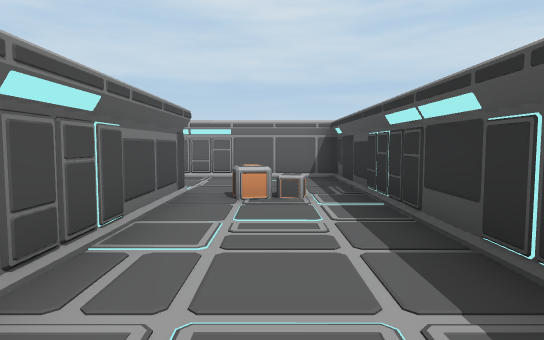
[1] (above)

23 first-person views from a walk through a scene from a Unity 3-D project. The camera is 1.5 m above the floor, tilts 4° down and sees 75° across. Doors are open. The floor is counted in squares, 2 m on a side. Each view is taken from the middle of a square. On the plan, view 1 faces up. The plan holds only what a view shows up to about 11 squares ahead; the rest is blank. The player character is not drawn.

[2]
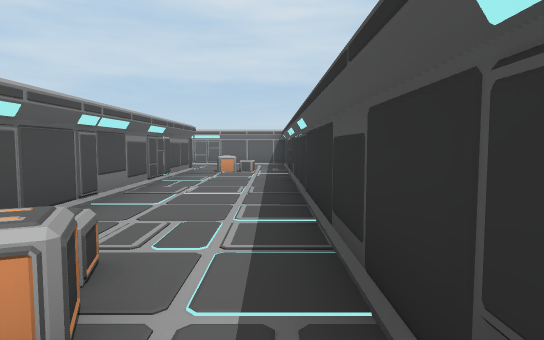

[3]
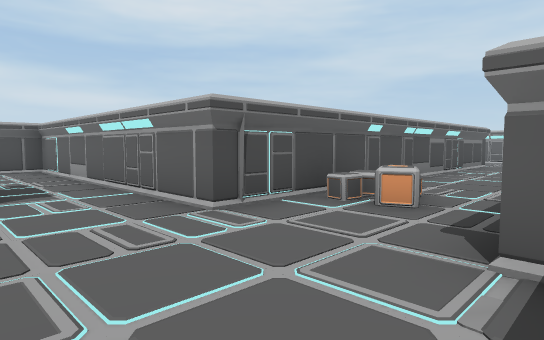

[4]
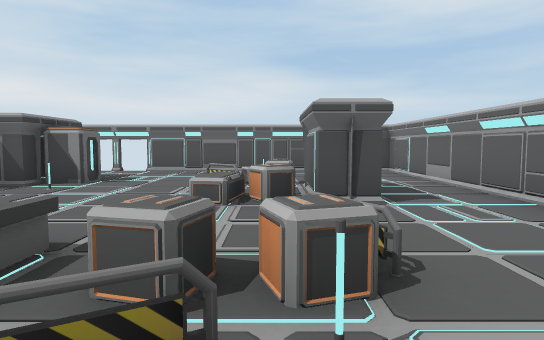

[5]
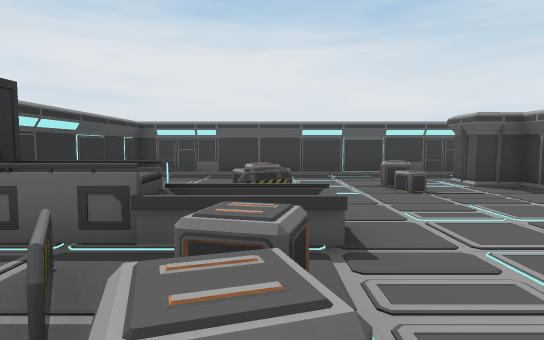

[6]
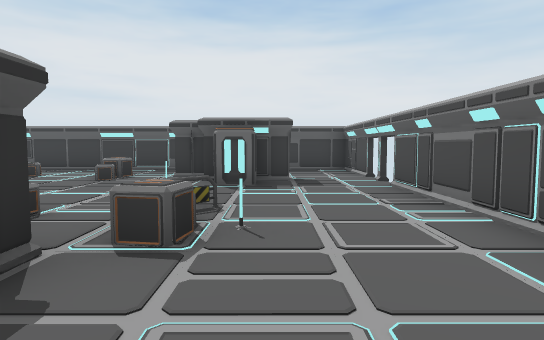

[7]
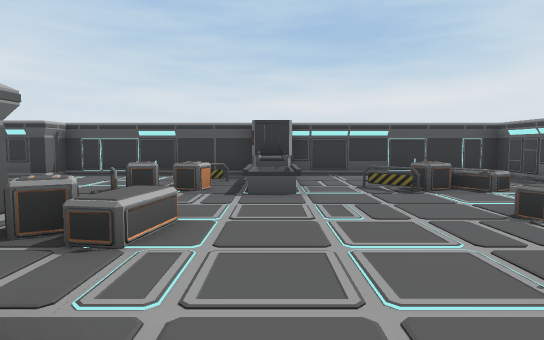

[8]
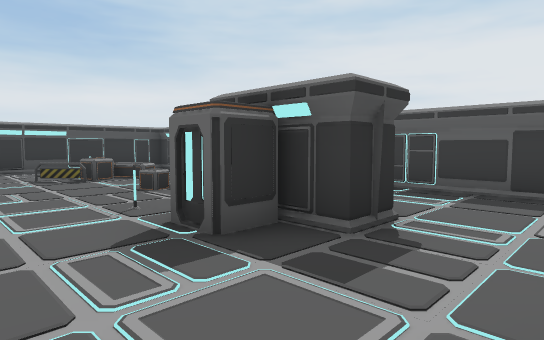

[9]
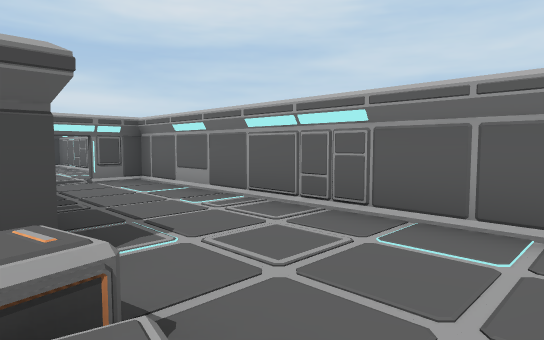

[10]
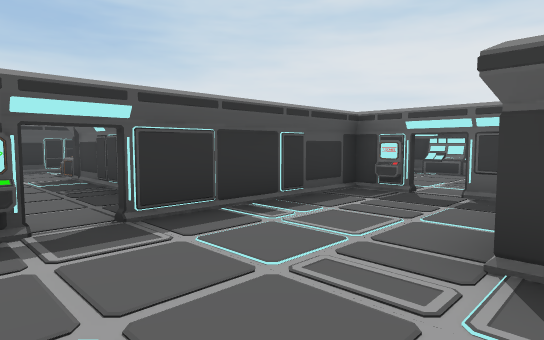

[11]
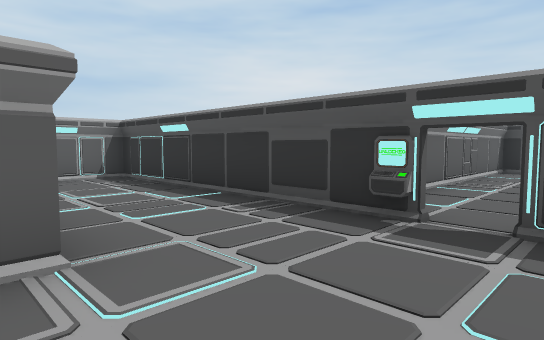

[12]
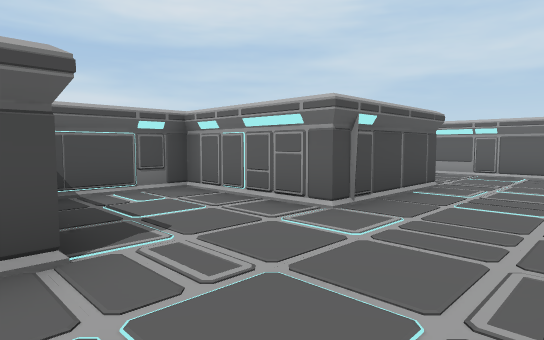

[13]
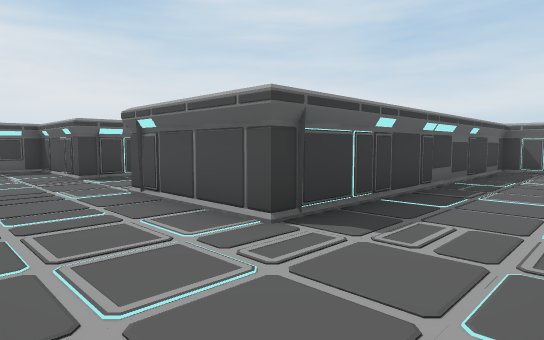

[14]
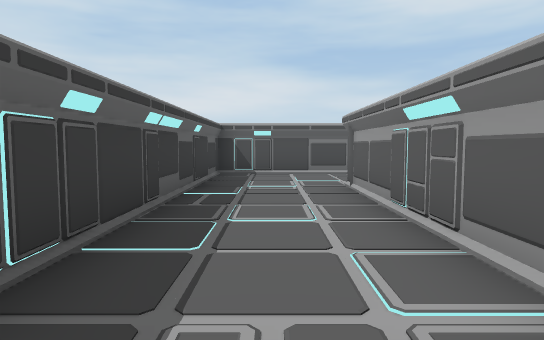

[15]
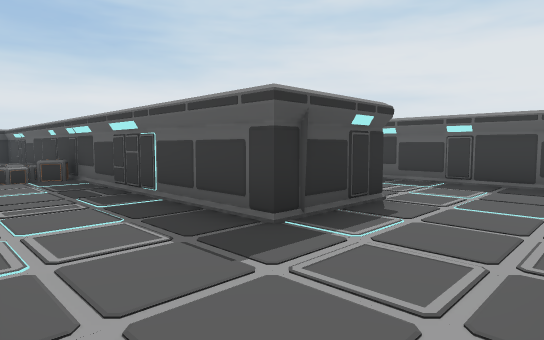

[16]
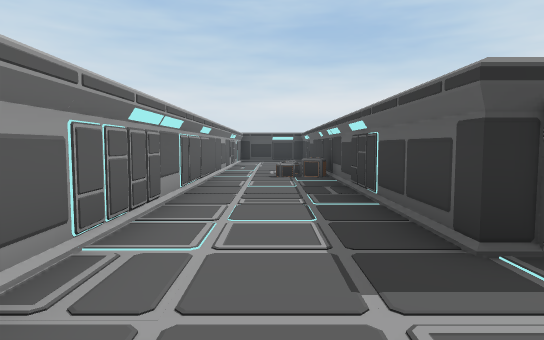

[17]
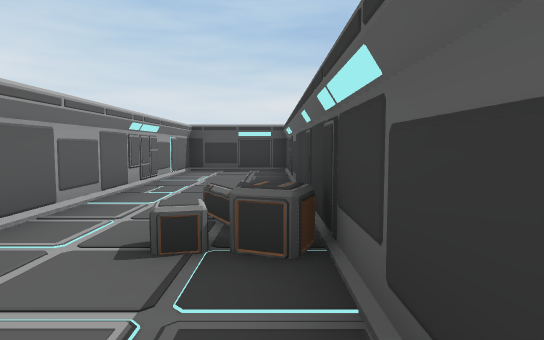

[18]
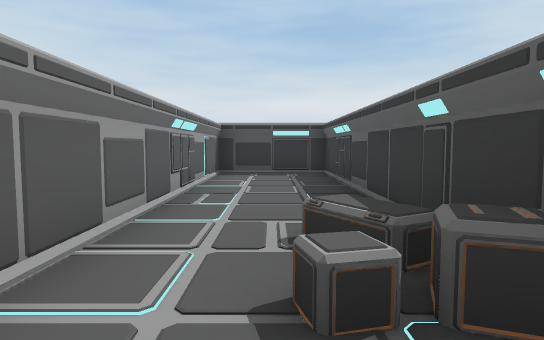

[19]
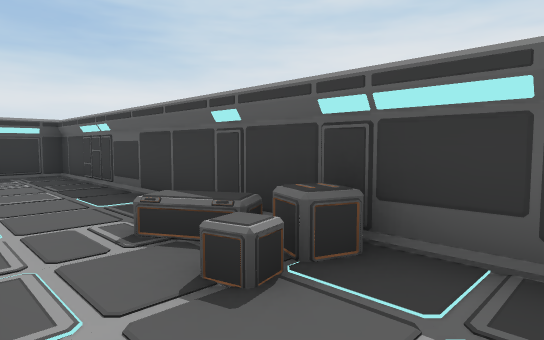

[20]
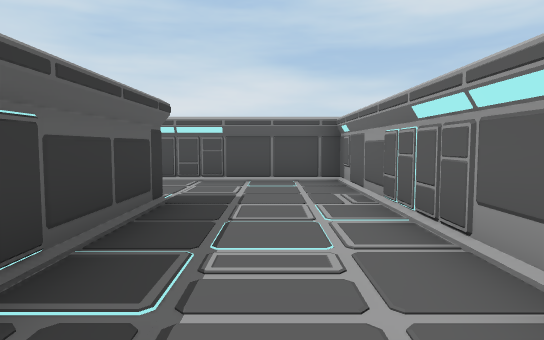

[21]
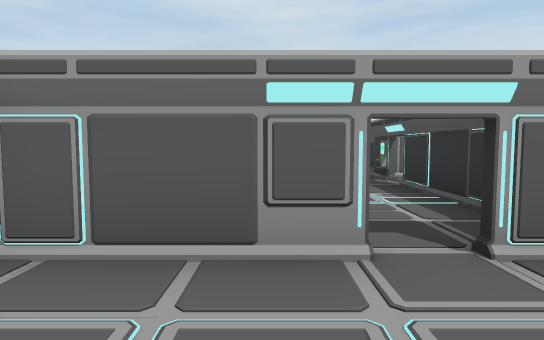

[22]
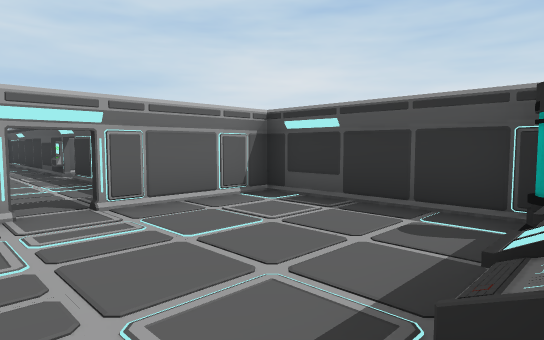

[23]
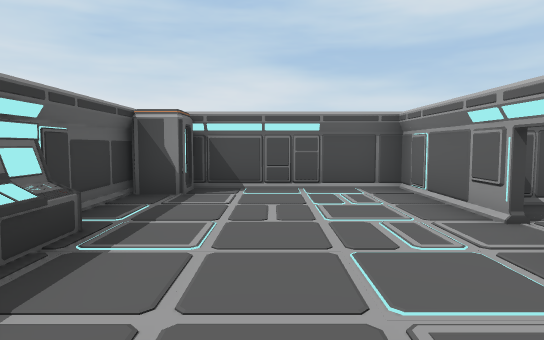

### Floor plan
Points are (right, up) in squares from view 1. A wall is a line through its corners. A room is listed if a view was taken in it or the views show most of it. See-through windows are left out.
Room 1 (views 1, 2, 3, 4, 5, 6, 7, 8, 9)
walls: (-1.4, -4.5) (-1.4, -5.6) (-9.3, -5.6) (-9.3, -12.6); (-3.5, -7.5) (-3.5, -8.4) (-4.9, -8.4); (-5.3, -8.5) (-5.3, -8); (-7.3, -14.5) (-7.3, -13.6) (-5.5, -13.6) (-5.5, -14.4) (-4.7, -14.4) (-4.7, -15.2); (-4.6, -16.9) (2.3, -16.9) (2.3, -5.6) (1.5, -5.6) (1.5, 8.4) (-6.4, 8.4) (-6.4, 7.4); (0.4, -17.1) (0.9, -16.7); (-3.9, 5.6) (-1.4, 5.6) (-1.4, -2.6)
ways out: open door at (-6.5, 7) to room 2; opening at (-8, -14) to room 4; opening at (-4, -16) to room 4; open door at (-9, -13.5) to room 4
objects: other object (-7, -9); other object (-6, -13); other object (-6, -10); other object (-6, -9); other object (-5, -13); other object (-4, -10); other object (-4, -9); other object (-3, -14); other object (-2, -9); other object (-1, -14); other object (-1, -13); other object (-1, -11) to (2, -11); other object (-1, -10); other object (-1, -9); other object (-1, -4); other object (-1, -3); other object (0, -10); other object (0, -9); other object (0, -4) to (0, -3); other object (0, 5); other object (1, -14)
Room 2 (views 10, 11, 12, 13, 14, 15, 16, 17, 18, 19, 20)
walls: (-6.6, 7.4) (-6.6, 14.4) (-15.6, 14.4) (-15.6, 16.6) (-1.6, 16.6) (-1.6, 19.4) (-18.4, 19.4) (-18.4, 11.6) (-9.3, 11.6) (-9.3, 8.4) (-12.5, 8.4) (-12.5, 6.3); (-10.6, 5.6) (-9.5, 5.6) (-9.5, 2.4) (-8.2, 2.4); (-9.3, 5.3) (-9.3, 4.3); (-9.3, 3.4) (-9.3, 2.9); (-7.6, 2.4) (-6.6, 2.4) (-6.6, 6.6)
ways out: open door at (-6.5, 7) to room 1; open door at (-8, 2) to room 3
objects: other object (-9, 17); other object (-9, 18); other object (-8, 17)
Room 3 (views 21, 22, 23)
walls: (-8, -2) (-6.2, -1.8); (-8, -2) (-6, -2); (-8.2, 2.3) (-11.2, 2.3) (-11.2, -1.4); (-6.2, -2.2) (-5.6, -2.2); (-10.1, -2.2) (-8.4, -2.2); (-4.8, -1.5) (-4.8, 2.3) (-7.6, 2.3)
low walls: (-8.1, -1.7) (-6, -1.7)
ways out: open door at (-8, 2) to room 2
objects: other object (-11, -2); other object (-5, -2)
Room 4 (no view inside)
walls: (-9.3, -14.4) (-9.3, -16.9) (-4.6, -16.9)
ways out: opening at (-8, -14) to room 1; opening at (-4, -16) to room 1; open door at (-9, -13.5) to room 1

Where each view was taken, in squares from view 1:
view 1: 0 up, 0 right, facing up
view 2: 5 down, 1 right, facing up
view 3: 8 down, 2 right, facing up-left
view 4: 9 down, 1 right, facing left
view 5: 8 down, 1 left, facing down
view 6: 6 down, 7 left, facing down
view 7: 11 down, 7 left, facing right
view 8: 11 down, 9 left, facing down-right
view 9: 5 up, 1 right, facing up-left
view 10: 8 up, 10 left, facing down-right
view 11: 6 up, 10 left, facing up-right
view 12: 5 up, 7 left, facing up-left
view 13: 14 up, 7 left, facing down-left
view 14: 13 up, 9 left, facing left
view 15: 19 up, 18 left, facing down-right
view 16: 18 up, 18 left, facing right
view 17: 17 up, 12 left, facing right
view 18: 18 up, 11 left, facing right
view 19: 19 up, 11 left, facing down-right
view 20: 18 up, 11 left, facing left
view 21: 0 up, 9 left, facing up
view 22: 2 down, 9 left, facing up-right
view 23: 0 up, 5 left, facing left
